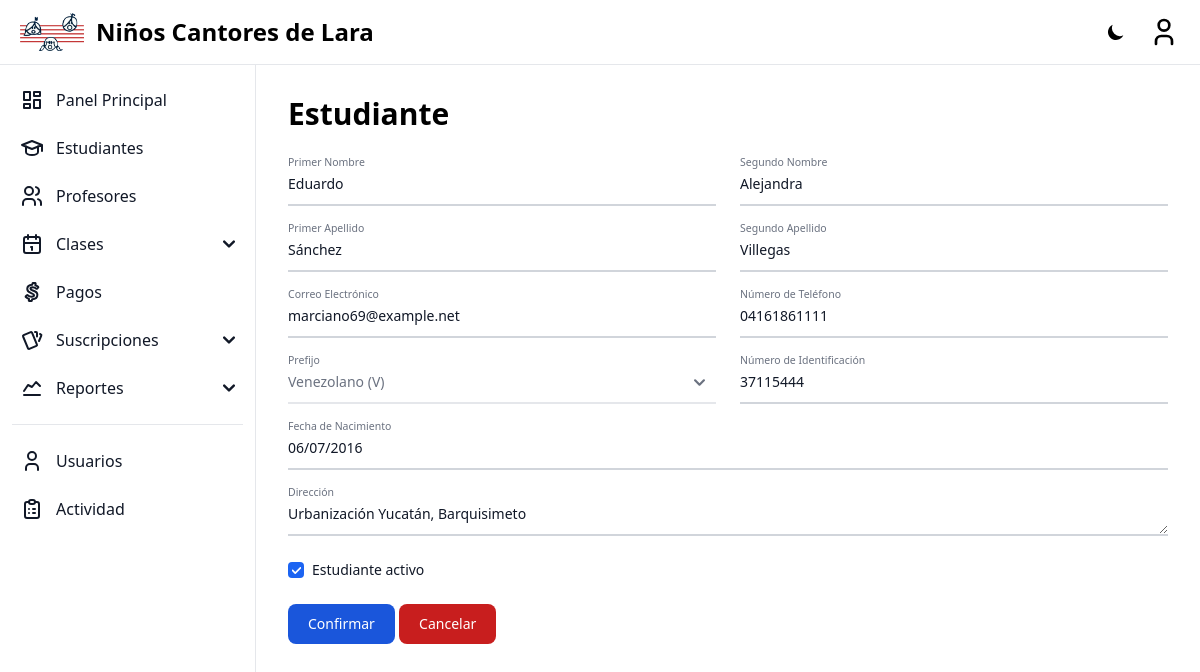
Page /students/176/ (signed in) on the committed database.
### home/models.py (models this page shows, shortened)
class Student(models.Model):
    identify_card = models.CharField(verbose_name=_('Identify Card'), max_length=20, blank=True, null=True)
    first_name = models.CharField(verbose_name=_('First Name'), max_length=255)
    second_name = models.CharField(verbose_name=_('Second Name'), max_length=255, blank=True, null=True)
    first_surname = models.CharField(verbose_name=_('First Surname'), max_length=255)
    second_surname = models.CharField(verbose_name=_('Second Surname'), max_length=255, blank=True, null=True)
    birthdate = models.DateField(verbose_name=_('Birthdate'))
    phone_number = models.CharField(verbose_name=_('Phone'), max_length=20)
    email = models.EmailField(verbose_name=_('Email'), )
    address = models.TextField(verbose_name=_('Address'), )
    is_active = models.BooleanField(verbose_name=_('Active'), default=True)
    class Meta:
        constraints = [
            UniqueConstraint(
                fields=['identify_card','first_name', 'second_name', 'first_surname', 'second_surname', 'birthdate'],
                name='unique_student'
            )
        ]

### home/views/student.py (the view, shortened to what this page needs)
# urls.py: path('students/<int:pk>/', Student_UpdateView.as_view(), name='student-update'),
class Student_UpdateView(UpdateView):
    model = Student
    form_class = StudentForm
    template_name = 'forms/student_form.html'
    success_url = '/students/'
    def get_form(self, form_class=None):
        form = super(Student_UpdateView, self).get_form(form_class)
        instance = self.get_object()
        form.initial['identify_card_prefix'] = instance.identify_card[0]  # El primer carácter
        form.initial['identify_card_number'] = instance.identify_card[1:]  # Los caracteres restantes
        return form

### templates/forms/student_form.html (shortened to what this page needs)
{% extends "base.html" %}
{% block content %}
<h2 class="text-3xl font-extrabold dark:text-white">Estudiante</h2>
<form method="post" class='mt-8'>
    <div class="grid md:grid-cols-2 md:gap-6">
        <div class="relative z-0 w-full mb-6 group">
            {{ form.first_name }}
            <label for="{{ form.first_name.id_for_label }}" class="peer-focus:font-medium absolute text-sm text-gray-500 dark:text-gray-400 duration-300 transform -translate-y-6 scale-75 top-3 -z-10 origin-[0] peer-focus:left-0 peer-focus:text-blue-600 peer-focus:dark:text-blue-500 peer-placeholder-shown:scale-100 peer-placeholder-shown:translate-y-0 peer-focus:scale-75 peer-focus:-translate-y-6">{{ form.first_name.label }}</label>
        </div>
        <div class="relative z-0 w-full mb-6 group">
            {{ form.second_name }}
            <label for="{{ form.second_name.id_for_label }}" class="peer-focus:font-medium absolute text-sm text-gray-500 dark:text-gray-400 duration-300 transform -translate-y-6 scale-75 top-3 -z-10 origin-[0] peer-focus:left-0 peer-focus:text-blue-600 peer-focus:dark:text-blue-500 peer-placeholder-shown:scale-100 peer-placeholder-shown:translate-y-0 peer-focus:scale-75 peer-focus:-translate-y-6">{{ form.second_name.label }}</label>
        </div>
    </div>
    <div class="grid md:grid-cols-2 md:gap-6">
        <div class="relative z-0 w-full mb-6 group">
            {{ form.first_surname }}
            <label for="{{ form.first_surname.id_for_label }}" class="peer-focus:font-medium absolute text-sm text-gray-500 dark:text-gray-400 duration-300 transform -translate-y-6 scale-75 top-3 -z-10 origin-[0] peer-focus:left-0 peer-focus:text-blue-600 peer-focus:dark:text-blue-500 peer-placeholder-shown:scale-100 peer-placeholder-shown:translate-y-0 peer-focus:scale-75 peer-focus:-translate-y-6">{{ form.first_surname.label }}</label>
        </div>
        <div class="relative z-0 w-full mb-6 group">
            {{ form.second_surname }}
            <label for="{{ form.second_surname.id_for_label }}" class="peer-focus:font-medium absolute text-sm text-gray-500 dark:text-gray-400 duration-300 transform -translate-y-6 scale-75 top-3 -z-10 origin-[0] peer-focus:left-0 peer-focus:text-blue-600 peer-focus:dark:text-blue-500 peer-placeholder-shown:scale-100 peer-placeholder-shown:translate-y-0 peer-focus:scale-75 peer-focus:-translate-y-6">{{ form.second_surname.label }}</label>
        </div>
    </div>
    <div class="grid md:grid-cols-2 md:gap-6">
        <div class="relative z-0 w-full mb-6 group">
            {{ form.email }}
            <label for="{{ form.email.id_for_label }}" class="peer-focus:font-medium absolute text-sm text-gray-500 dark:text-gray-400 duration-300 transform -translate-y-6 scale-75 top-3 -z-10 origin-[0] peer-focus:left-0 peer-focus:text-blue-600 peer-focus:dark:text-blue-500 peer-placeholder-shown:scale-100 peer-placeholder-shown:translate-y-0 peer-focus:scale-75 peer-focus:-translate-y-6">{{ form.email.label }}</label>
        </div>
        <div class="relative z-0 w-full mb-6 group">
            {{ form.phone_number }}
            <label for="{{ form.phone_number.id_for_label }}" class="peer-focus:font-medium absolute text-sm text-gray-500 dark:text-gray-400 duration-300 transform -translate-y-6 scale-75 top-3 -z-10 origin-[0] peer-focus:left-0 peer-focus:text-blue-600 peer-focus:dark:text-blue-500 peer-placeholder-shown:scale-100 peer-placeholder-shown:translate-y-0 peer-focus:scale-75 peer-focus:-translate-y-6">{{ form.phone_number.label }}</label>
        </div>
    </div>
    <div class="grid md:grid-cols-2 md:gap-6">
        <div class="relative z-0 w-full mb-6 group">
            {{ form.identify_card_prefix }}
            <label for="{{ form.identify_card_prefix.id_for_label }}" class="peer-focus:font-medium absolute text-sm text-gray-500 dark:text-gray-400 duration-300 transform -translate-y-6 scale-75 top-3 -z-10 origin-[0] peer-focus:left-0 peer-focus:text-blue-600 peer-focus:dark:text-blue-500 peer-placeholder-shown:scale-100 peer-placeholder-shown:translate-y-0 peer-focus:scale-75 peer-focus:-translate-y-6">{{ form.identify_card_prefix.label }}</label>
        </div>
        <div class="relative z-0 w-full mb-6 group">
            {{ form.identify_card_number }}
            <label for="{{ form.identify_card_number.id_for_label }}" class="peer-focus:font-medium absolute text-sm text-gray-500 dark:text-gray-400 duration-300 transform -translate-y-6 scale-75 top-3 -z-10 origin-[0] peer-focus:left-0 peer-focus:text-blue-600 peer-focus:dark:text-blue-500 peer-placeholder-shown:scale-100 peer-placeholder-shown:translate-y-0 peer-focus:scale-75 peer-focus:-translate-y-6">{{ form.identify_card_number.label }}</label>
        </div>
    </div>
    <div class="relative z-0 w-full mb-6 group">
        {{ form.birthdate }}
        <label for="{{ form.birthdate.id_for_label }}" class="peer-focus:font-medium absolute text-sm text-gray-500 dark:text-gray-400 duration-300 transform -translate-y-6 scale-75 top-3 -z-10 origin-[0] peer-focus:left-0 peer-focus:text-blue-600 peer-focus:dark:text-blue-500 peer-placeholder-shown:scale-100 peer-placeholder-shown:translate-y-0 peer-focus:scale-75 peer-focus:-translate-y-6">{{ form.birthdate.label }}</label>
    </div>
    <div class="relative z-0 w-full mb-6 group">
        {{ form.address }}
        <label for="{{ form.address.id_for_label }}" class="peer-focus:font-medium absolute text-sm text-gray-500 dark:text-gray-400 duration-300 transform -translate-y-6 scale-75 top-3 -z-10 origin-[0] peer-focus:left-0 peer-focus:text-blue-600 peer-focus:dark:text-blue-500 peer-placeholder-shown:scale-100 peer-placeholder-shown:translate-y-0 peer-focus:scale-75 peer-focus:-translate-y-6">{{ form.address.label }}</label>
    </div>
    <div class="relative z-0 w-full mb-6 group">
        <div class="flex items-center">
            {{ form.is_active }}
            <label for="{{ form.is_active.id_for_label }}" class="ml-2 text-sm font-medium text-gray-900 dark:text-gray-300">{{ form.is_active.label }}</label>
        </div>
    </div>
    <button type="submit" class="text-white bg-blue-700 hover:bg-blue-800 focus:ring-4 focus:outline-none focus:ring-blue-300 font-medium rounded-lg text-sm w-full sm:w-auto px-5 py-2.5 text-center dark:bg-blue-600 dark:hover:bg-blue-700 dark:focus:ring-blue-800">Confirmar</button>
    <button type="button" onclick="window.location.href = '{% url 'student-list' %}'" class="text-white bg-red-700 hover:bg-red-800 focus:ring-4 focus:outline-none focus:ring-red-300 font-medium rounded-lg text-sm w-full sm:w-auto px-5 py-2.5 text-center dark:bg-red-600 dark:hover:bg-red-700 dark:focus:ring-red-800">
        Cancelar
    </button>
</form>
{% endblock %}

### rows in the picture
Student: first_name "Eduardo", second_name "Alejandra", first_surname "Sánchez", second_surname "Villegas", email "marciano69@example.net", phone_number "04161861111", birthdate "06/07/2016", address "Urbanización Yucatán, Barquisimeto", is_active "☑"
